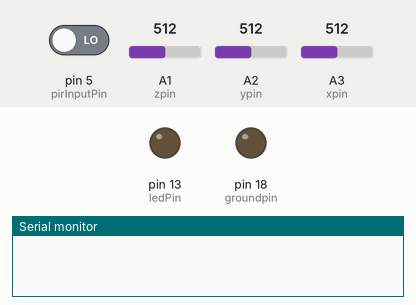
The sketch below on a simulated Arduino Uno, built with avr-gcc and run on an emulated ATmega328P. Parts: output pins drawn as LEDs (lit = HIGH), the last lines printed to the serial monitor. The inputs (shaded band) are chosen by the test bench; at power-on: pin 5 (pirInputPin) LOW, A1 (zpin) = 512, A2 (ypin) = 512, A3 (xpin) = 512. Pins used as bus, display or sensor lines are not drawn.

Above: at 1.2 s.
1.3 s: pin 5 (pirInputPin) driven HIGH
At 2.6 s:
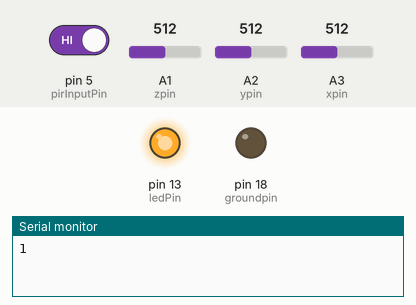
6.5 s: pin 5 (pirInputPin) driven LOW
At 7.2 s:
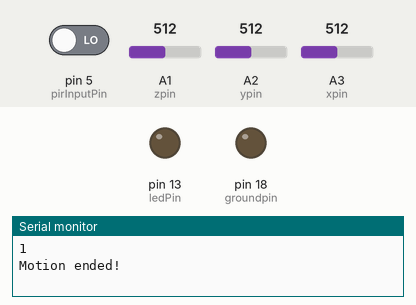
Timing chart, 0 to 9.0 s (numbered marks = the images above; inputs shaded):
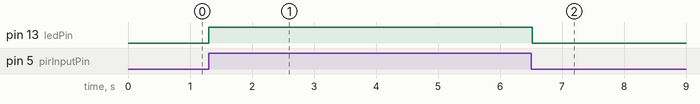

Measured:
- after the input at 1.3 s, pin 13 (ledPin): LOW → HIGH at once
- after the input at 6.5 s, pin 13 (ledPin): HIGH → LOW at once

The sketch:

sfcity_hack.ino
```cpp
/*
 The circuit for PIR:
 inputPin (middle): 5
 *
 The circuit for accelerometer:
 analog 0: accelerometer self test
 analog 1: z-axis
 analog 2: y-axis
 analog 3: x-axis
 analog 4: ground
 analog 5: vcc
 */
#include <SoftwareSerial.h>
SoftwareSerial sigfox(3, 2); // ARDUINO RX, TX

// accelerometer params
// these constants describe the pins. They won't change:
const int groundpin = 18;             // analog input pin 4 -- ground
const int powerpin = 19;              // analog input pin 5 -- voltage
const int xpin = A3;                  // x-axis of the accelerometer
const int ypin = A2;                  // y-axis
const int zpin = A1;                  // z-axis (only on 3-axis models)

int THRESHOLD = 50;
int OCCURRENCE = 2;
int DURATION = 5000; // 5 secs

int preXVal = 0;
int preYVal = 0;
int preZVal = 0;

long preTimeMillis = 0;

int significantShakingCounter = 0;

// PIR params
const int ledPin = 13;                // choose the pin for the LED
const int pirInputPin = 5;               // choose the input pin (for PIR sensor)
int pirState = LOW;             // we start, assuming no motion detected
int val = 0;                    // variable for reading the pin status
byte peopleCounter = 0;

// application control params
long lastHeartbeatTimeMillis = 0;

//sensorMask locations
int PRESSURE = 0;
int PANIC = 1;
int ACCEL = 2;
int TEMP = 3;
int PIR = 4;
int HEARTBEAT = 7;


void setup() {
  // SETUP OF THE SOFTWARESERIAL
  pinMode(3, INPUT);
  pinMode(2, OUTPUT);

  // pir related pins
  pinMode(ledPin, OUTPUT);      // declare LED as output
  pinMode(pirInputPin, INPUT);     // declare sensor as input

  // accelerometer realted pins
  // Provide ground and power by using the analog inputs as normal
  // digital pins.  This makes it possible to directly connect the
  // breakout board to the Arduino.  If you use the normal 5V and
  // GND pins on the Arduino, you can remove these lines.
  pinMode(groundpin, OUTPUT);
  pinMode(powerpin, OUTPUT);
  digitalWrite(groundpin, LOW);
  digitalWrite(powerpin, HIGH);

  sigfox.begin(9600);
  Serial.begin(9600);
}

void loop() {
  // data to send should be 12 bytes (or less - puts 0 on the MSB) hexadecimal transformed to a chain of character
  byte sensorMask = 0;
  long curTimeMillis = millis();
  boolean hasEarthquake = false;

  val = digitalRead(pirInputPin);  // read pir input value
  if (val == HIGH) {            // check if the input is HIGH
    digitalWrite(ledPin, HIGH);  // turn LED ON
    if (pirState == LOW) {
      // we have just turned on

      // We only want to print on the output change, not state
      pirState = HIGH;
      peopleCounter++;
      Serial.println(peopleCounter);
    }
  } else {
    digitalWrite(ledPin, LOW); // turn LED OFF
    if (pirState == HIGH){
      // we have just turned of
      Serial.println("Motion ended!");
      // We only want to print on the output change, not state
      pirState = LOW;
    }
  }

  if (hasSignificantShaking()) {
    significantShakingCounter++;
  }

  if (curTimeMillis - preTimeMillis >= DURATION) {
    if (significantShakingCounter >= OCCURRENCE) {
      // has earthquake
      hasEarthquake = true;
    }
    significantShakingCounter = 0;
    preTimeMillis = curTimeMillis;
  }

  // message is either triggered by earthquake
  // or send every 5 mins for heartbeat
  if (hasEarthquake) {
    Serial.println("Sending earthquake message...");
    lastHeartbeatTimeMillis = curTimeMillis;
    SIGFOX_SEND(sensorMask, false, hasEarthquake, 0, peopleCounter);

  } else if ((curTimeMillis - lastHeartbeatTimeMillis) >= 60000) {
    //SEND DATA
    Serial.println("Sending heartbeat message...");
    lastHeartbeatTimeMillis = curTimeMillis;
    SIGFOX_SEND(sensorMask, true, hasEarthquake, 0, peopleCounter);
  }

  delay(100);
}

// earth quake is defined as having significant shaking for more than 2 times within 5 seconds
// a significant shaking is defined as the current reading - previous reading >= threshold for at lease one axis

boolean hasSignificantShaking() {
  boolean ret = false;
  int xVal = analogRead(xpin);
  int yVal = analogRead(ypin);
  int zVal = analogRead(zpin);

  if (preXVal == 0) {
    preXVal = xVal;
    preYVal = yVal;
    preZVal = zVal;
  }

  if (xVal - preXVal >= THRESHOLD || yVal - preYVal >= THRESHOLD || zVal - preZVal >= THRESHOLD) {
    Serial.println("shaking");
    ret = true;
  }
  preXVal = xVal;
  preYVal = yVal;
  preZVal = zVal;
  return ret;
}

String SIGFOX_SEND(byte sensorMask, boolean isHeartbeat, boolean hasEarthquake, byte temp, byte count){
  char* buf_str = (char*) malloc (10 + 1);
  String protocol="AT$SF=";
  sensorMask |= (1 << PIR);
  sensorMask |= (1 << ACCEL);
  if (isHeartbeat) {
    sensorMask |= (1 << HEARTBEAT);
  }
  sprintf(buf_str, "%02X\0", sensorMask);
  protocol += String(buf_str);
  // sensor state
  byte state = 0;
  if (hasEarthquake) {
    state |= (1 << ACCEL);
  }
  sprintf(buf_str, "%02X\0", state);
  protocol += String(buf_str);
  // temperature sensor value
  sprintf(buf_str, "%02X\0", temp);
  protocol += String(buf_str);
  // PIR count
  sprintf(buf_str, "%02X\0", count);
  protocol+= String(buf_str);
  protocol+="\r";
  sigfox.print(String(protocol));
  Serial.println(protocol);
  delay(1000);
  return "OK";
}
```
